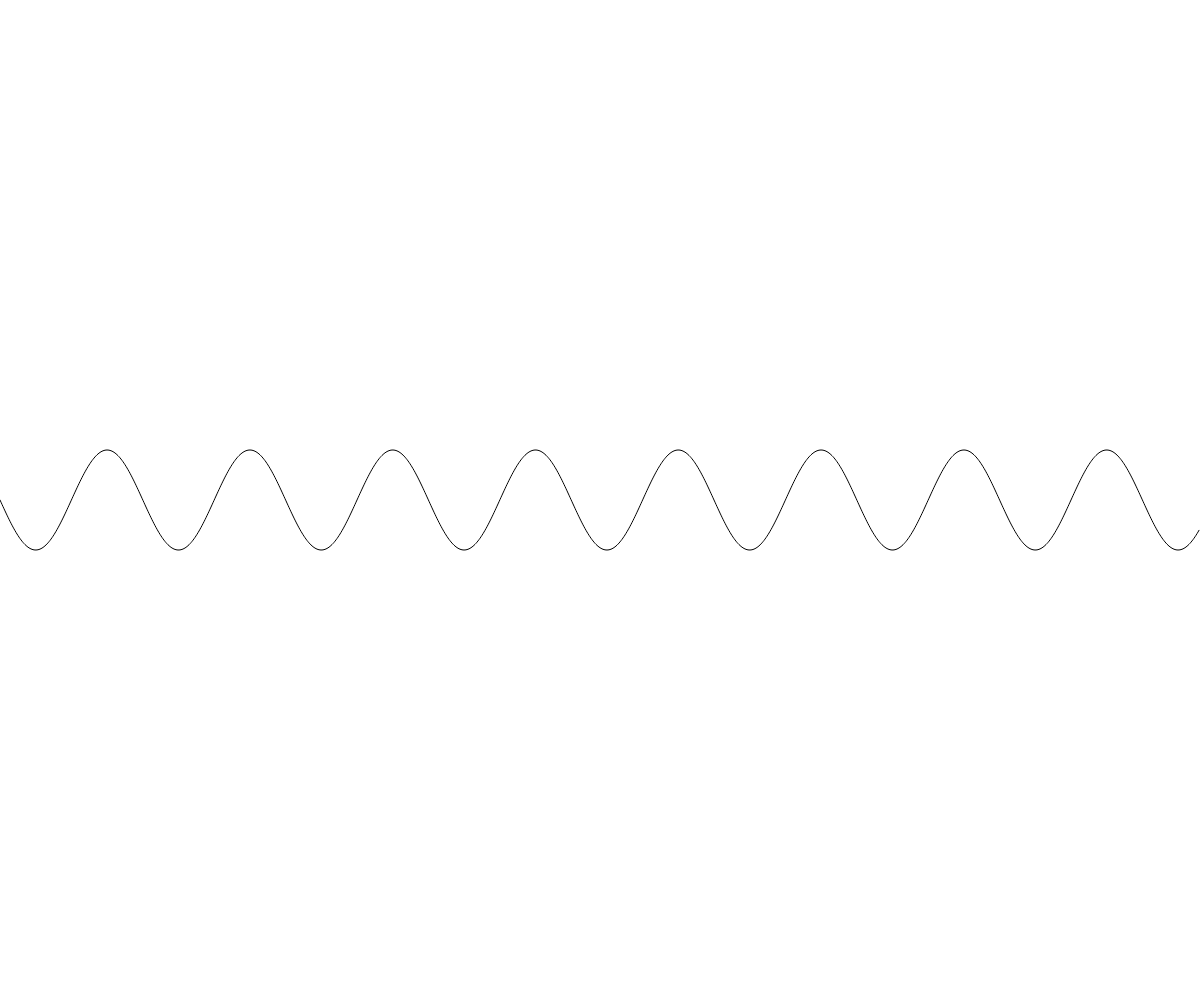
Frame 1 (no input)
Frame 60 (no input): identical to frame 1, image omitted
Frame 120 (the mouse pressed at the canvas centre since frame 60): identical to frame 1, image omitted

The p5.js sketch that drew this single still picture (run headless with seeded random() and noise() and a simulated clock; from frame 60 on, the mouse is pressed at the canvas centre):

// p5.js sketch
// ── sketch.js
function setup() {
    createCanvas(windowWidth, windowHeight);
    noFill();
}

function draw() {
    background(255);
    translate(0, height / 2);

    let freq = 440;
    let ph = 0;
    let amp = 50;

    let zoom = 0.0001;

    beginShape();
    for (let t = 0; t < width; t++) {
        let y = sin(zoom * t * freq + ph) * amp;
        vertex(t, y);
    }
    endShape();
}
